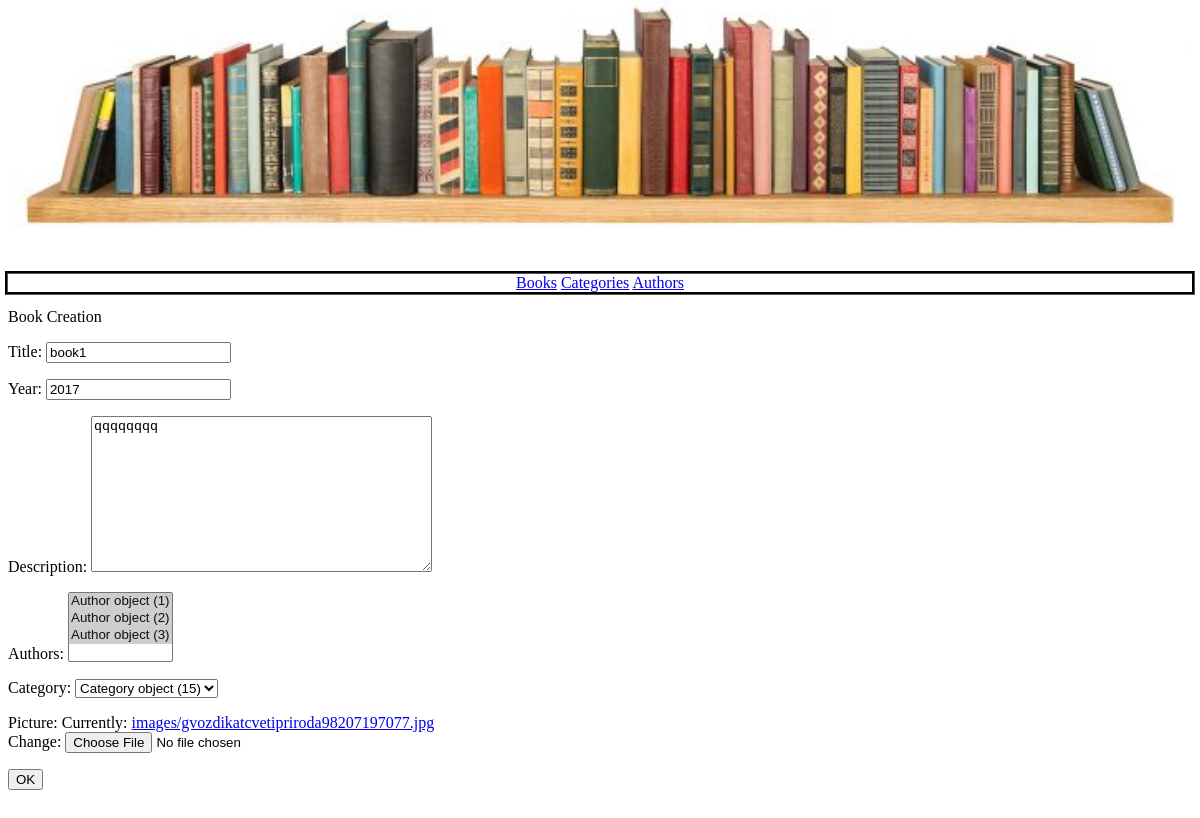
The page /books/1/ on the database as committed earlier.
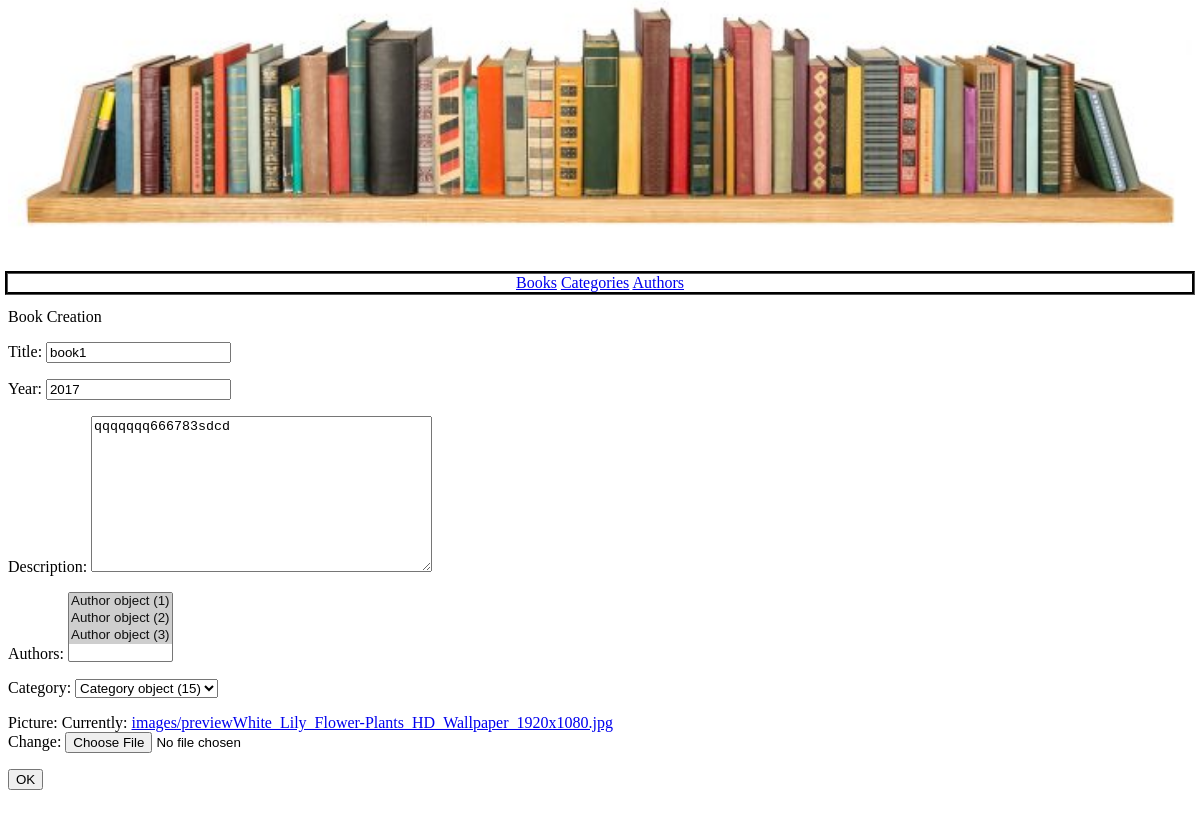
The same page on the database as committed later.
### djangoapp/models.py (models this page shows)
class Book(models.Model):
    title = models.CharField(max_length=30)
    year = models.IntegerField()
    description = models.TextField(max_length=1000)
    authors = models.ManyToManyField(Author)
    category = models.ForeignKey(Category)
    picture = models.ImageField(default="static/cat.jpeg", upload_to='images')
    preview = models.ImageField(default="static/cat.jpeg", upload_to='images')

### djangoapp/views.py (the view, shortened to what this page needs)
# urls.py: url(r'^books/(?P<pk>\d+)/$', views.BookUpdateView.as_view(), name="BookUpdateView"),
class BookUpdateView(generic.UpdateView):
    template_name = 'create_book.html'
    model = models.Book
    form_class = forms.BookForm
    success_url = '/books/'

### djangoapp/forms.py
class BookForm(forms.ModelForm):
    class Meta:
        model = models.Book
        fields = '__all__'
        exclude = ['preview']

### djangoapp/templates/create_book.html
{% extends 'base_create.html' %}
{% block create_info %}
    <p>Book Creation</p>
{% endblock %}

### djangoapp/templates/base_create.html (shortened to what this page needs)
{% extends 'base.html' %}
{% block content %}
    {% block create_info %}
    {% endblock %}
    <form method="post" enctype="multipart/form-data">
    {{ form.as_p }}
    <input type="submit" value="OK"/>
    </form>
{% endblock %}

Rows that differ between the two databases and show on the page:
changed Book "book1": description "qqqqqqqq" → "qqqqqqq666783sdcd"
Other text that changed with them:
text no longer shown: "Title: Year: Description: Authors: Category: Picture: Currently: images/gvozdikatcvetipriroda98207197077.jpg Change:"
text now shown: "Title: Year: Description: Authors: Category: Picture: Currently: images/previewWhite_Lily_Flower-Plants_HD_Wallpaper_1920x1080.jpg Change:"
